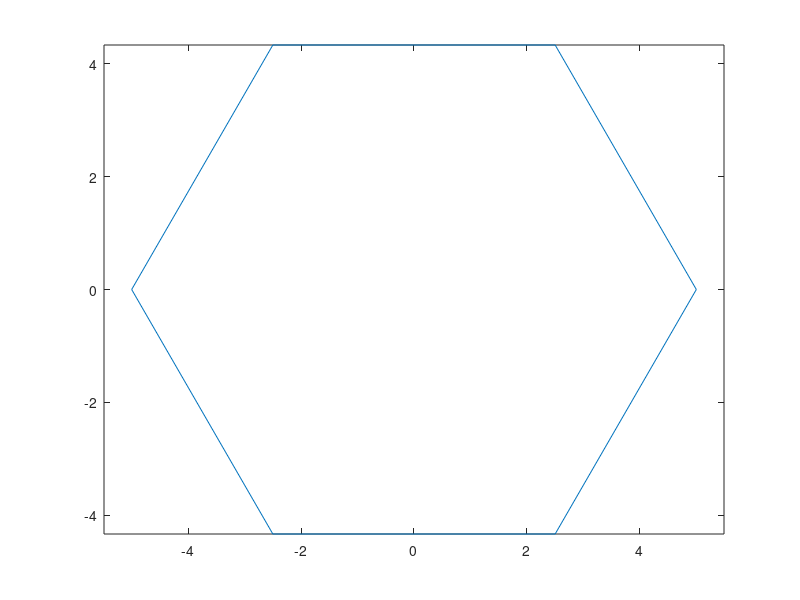

MATLAB code to generate this figure: (Note: this script raises an error after producing the figure.)
clear
clc
clear all

%% 1
u = input("Zadejte cislo: ");
x = u*cos(0:pi/3:2*pi);
y = u*sin(0:pi/3:2*pi);

plot(x,y);
axis equal;

%% 3
x = -5:0.05:5;

z0 = fn(x);
z1 = fn(x, 1);
z2 = fn(x, 2);

% 3a

figure
graph = plot(x, z0, "r", x, z1, "g--", x, z2, "b.");

fig = gcf;
F = getframe(fig);

title(gca, "test");

imwrite(F.cdata, "cv05_Nydrle.png")
print(fig, "cv05_Nydrle", "-dpdf")
imwrite(F.cdata, "cv05_Nydrle.bmp")

% 3b

figure

ax0 = subplot(3, 1, 1);
z0_graph = plot(x, z0, "r");
title(ax0, "f(x, y); y = 0");
xlabel(ax0, "x");
ylabel(ax0, "z")
legend(ax0, z0_graph, "z")

ax1 = subplot(3, 1, 2);
z1_graph = plot(x, z1, "g--");
title(ax1, "f(x, y); y = 1");
xlabel(ax1, "x");
ylabel(ax1, "z")
legend(ax1, z1_graph, "z")

ax2 = subplot(3, 1, 3);
z2_graph = plot(x, z2, "b.");
title(ax2, "f(x, y); y = 2");
xlabel(ax2, "x");
ylabel(ax2, "z")
legend(ax2, z2_graph, "z")

linkaxes([ax0 ax1 ax2], "x")

savefig(fig, "cv05_Nydrle.fig")

%% 4
figure

x = -5:0.1:5;
y = -6:0.2:6;
[x y] = meshgrid(x, y);

z3d = fn(x, y);
plot3(x, y, z3d);

%% 2

% musi byt definovano na konci souboru
function Z = fn(x, y)
    if (nargin == 1)
        y = 0;
    end
    Z = x.*exp(1).^(-x.^2-y.^2)+tanh(x.*y);
end